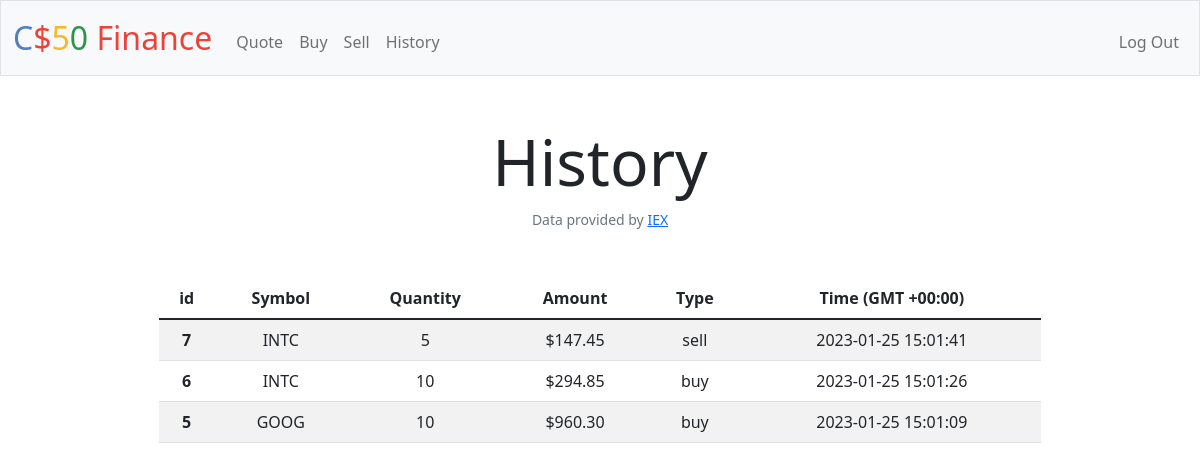
The app's page /history (signed in) with its own data.
### tables this page shows
CREATE TABLE history (id INTEGER PRIMARY KEY AUTOINCREMENT NOT NULL, user_id INTEGER NOT NULL, symbol TEXT NOT NULL, quantity INTEGER NOT NULL, amount NUMERIC NOT NULL, type TEXT NOT NULL, time TIMESTAMP DEFAULT CURRENT_TIMESTAMP NOT NULL, FOREIGN KEY (user_id) REFERENCES users(id));

### app.py (the view)
@app.route("/history")
@login_required
def history():
    if request.method == 'GET':
        data = db.execute(
            "SELECT * FROM history WHERE user_id=? ORDER BY id DESC", session['user_id'])
        for row in data:
            row['amount'] = usd(row['amount'])
        return render_template('history.html', data=data)
    return apology("Only Get")

### app.py (called while the page is built)
@app.after_request
def after_request(response):
    response.headers["Cache-Control"] = "no-cache, no-store, must-revalidate"
    response.headers["Expires"] = 0
    response.headers["Pragma"] = "no-cache"
    return response

### helpers.py (called while the page is built)
def login_required(f):
    @wraps(f)
    def decorated_function(*args, **kwargs):
        if session.get("user_id") is None:
            return redirect("/login")
        return f(*args, **kwargs)
    return decorated_function

def usd(value):
    return f"${value:,.2f}"

### templates/history.html (shortened to what this page needs)
{% extends "layout.html" %}
{% block main %}
<h1 class="display-3">History</h1>
<table class="table table-hover table-striped w-75 mx-auto">
    <thead>
      <tr>
        <th scope="col">id</th>
        <th scope="col">Symbol</th>
        <th scope="col">Quantity</th>
        <th scope="col">Amount</th>
        <th scope="col">Type</th>
        <th scope="col">Time (GMT +00:00)</th>
      </tr>
    </thead>
    <tbody>
        {% for row in data %}
        <tr>
          <th scope="row">{{row.id}}</th>
          <td>{{row.symbol}}</td>
          <td>{{row.quantity}}</td>
          <td>{{row.amount}}</td>
          <td>{{row.type}}</td>
          <td>{{row.time}}</td>
        </tr>
        {% endfor %}
    </tbody>
{% endblock %}

### records on screen
history: id "7", symbol "INTC", quantity "5", amount "$147.45", type "sell", time "2023-01-25 15:01:41"
history: id "6", symbol "INTC", quantity "10", amount "$294.85", type "buy", time "2023-01-25 15:01:26"
history: id "5", symbol "GOOG", quantity "10", amount "$960.30", type "buy", time "2023-01-25 15:01:09"
